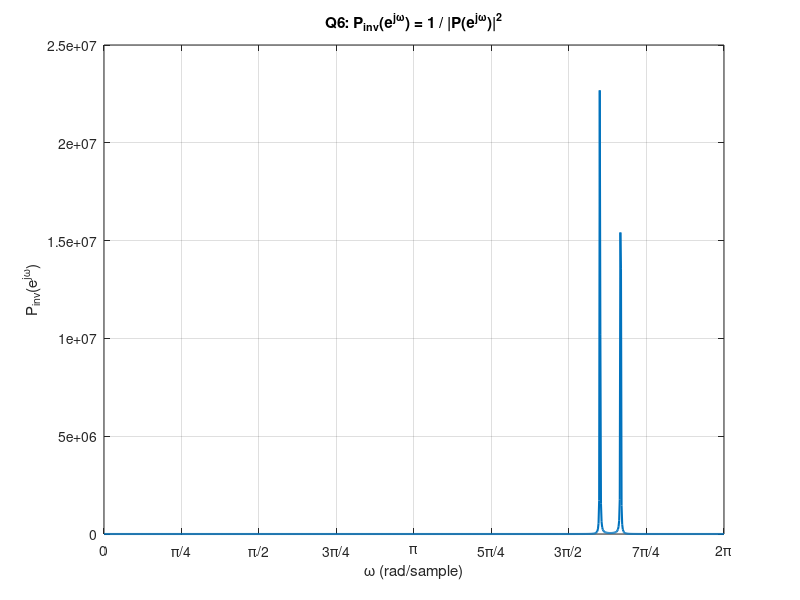

This figure's MATLAB source:


clear; clc; close all;

%   autocorrelation matrix Rxx (3×3)
Rxx = [ 6,                1.92705 - 1j*4.58522,  -3.42705 - 1j*3.49541;
        1.92705 + 1j*4.58522, 6,                1.92705 - 1j*4.58522;
       -3.42705 + 1j*3.49541,  1.92705 + 1j*4.58522, 6               ];

%  Eigendecomposition 
[V,D] = eig(Rxx);
[~, idx] = sort(diag(D));
u_noise = V(:, idx(1));    

%  Build polynomial P(z) 
p = flipud(u_noise);       % coefficient vector [u3(1); u3(2); u3(3)]

%  Frequency grid 
Nw    = 1024;
omega = linspace(0, 2*pi, Nw);

%  Evaluate
z      = exp(1j*omega);
P_eval = polyval(p, z);
P_inv  = 1 ./ (abs(P_eval).^2);


figure;
plot(omega, P_inv, 'LineWidth', 1.5);
xlabel('\omega (rad/sample)');
ylabel('P_{inv}(e^{j\omega})');
title('Q6: P_{inv}(e^{j\omega}) = 1 / |P(e^{j\omega})|^2');
grid on;
xlim([0 2*pi]);
xticks(0:pi/4:2*pi);
xticklabels({'0','\pi/4','\pi/2','3\pi/4','\pi','5\pi/4','3\pi/2','7\pi/4','2\pi'});
